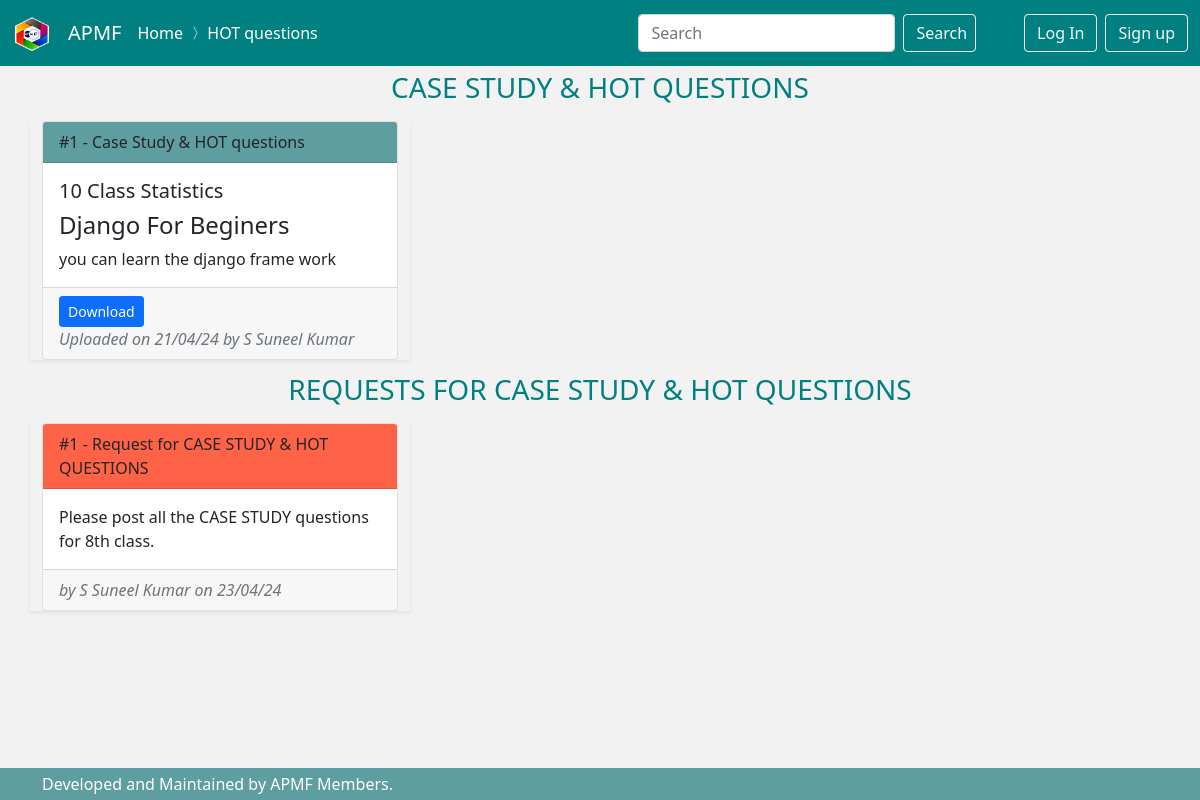
The app's page /hots/list/ with its own data.
### hots/models.py (models this page shows, shortened)
class Hot(Item):
    chapter = models.CharField(max_length=50, blank=True)
    title = models.CharField(max_length=50)
    class Meta:
        verbose_name = 'Case study & hot question'
        verbose_name_plural = 'Case study & hot questions'
        ordering = ['-standard']

### users/models.py (models this page shows, shortened)
class MyUser(AbstractBaseUser):
    email=models.EmailField(
        verbose_name ='email address',
        max_length = 255,
        unique = True,
    )
    phone_number = models.CharField(max_length=10, validators=[RegexValidator(regex='^(\+?\d{1,3})?[-.\s]?\(?\d{3}\)?[-.\s]?\d{3}[-.\s]?\d{4}$')])
    name = models.CharField(max_length=50)
    is_active = models.BooleanField(default=True)
    is_admin = models.BooleanField(default=False)
    objects = MyUserManager()
    USERNAME_FIELD = 'email'
    REQUIRED_FIELDS = ['phone_number', 'name']

### requestitem/models.py (models this page shows, shortened)
class Message(models.Model):
    REQUEST_CHOICES = (
        ('text_book','TEXT BOOK'),
        ('other_book','OTHER BOOK'),
        ('lesson_plan','LESSON PLAN'),
        ('project','PROJECT WORK'),
        ('question_paper','QUESTION PAPER'),
        ('notes','TEACHING NOTES'),
        ('solutions', 'SOLUTIONS'),
        ('ppt','PPTs'),
        ('teaching_video','TEACHING VIDEOS'),
        ('other_video','OTHER VIDEOS'),
        ('worksheet','WORKSHEETS'),
        ('mcq','MCQs'),
        ('examplar_math', 'EXAMPLAR MATHS'),
        ('nmms_material','NMMS MATERIAL'),
        ('nmms_question_paper','NMMS QUESTION PAPER'),
        ('ict','ICT AND SIMULATIONS'),
        ('ifp_usage','IFP USAGE VIDEO'),
        ('teacher_hand_book','TEACHER HAND BOOKS'),
        ('tlm_photos','TLM PHOTOS'),
        ('lab_manuals','LAB MANUALS'),
        ('keys','PRINCIPLES OF VALUATION / KEYS'),
        ('hot','CASE STUDY & HOT QUESTIONS'),
        ('mind_maps','MIND MAPS'),
        ('quiz', 'QUIZZES'),
        ('other','OTHERS'),
    )
    request_for = models.CharField(max_length=100, choices=REQUEST_CHOICES)
    message = models.TextField('your message')
    name = models.CharField(max_length=100)
    phone_number = models.CharField(max_length=10, blank=True, validators=[RegexValidator(regex='^(\+?\d{1,3})?[-.\s]?\(?\d{3}\)?[-.\s]?\d{3}[-.\s]?\d{4}$')])
    date_added = models.DateTimeField(auto_now_add=True)
    class Meta:
        ordering = ['date_added']
        verbose_name = 'Teahcers request'
        verbose_name_plural = 'Teachers requests'

### hots/views.py (the view)
# urls.py: path('list/', views.HotListView.as_view(), name = 'hot_list'),
class HotListView(generic.ListView):
    model = Hot
    context_object_name = 'hots'
    template_name='hots/list.html'
    def get_context_data(self, **kwargs):
        context = super().get_context_data(**kwargs)
        context['requests'] = Message.objects.filter(request_for = 'hot')
        return context

### hots/templates/hots/list.html (shortened to what this page needs)
{% extends "dashboard/base.html" %}
{% load static %}
{% load crispy_forms_tags %}
{% block navigation %}
<span class="navbar-text" >
  <a href="{% url "home" %}" style ="text-decoration:none">Home</a>
  <i class="bi bi-chevron-compact-right"></i>
  <a href="#" style ="text-decoration:none">HOT questions</a>
</span>
{% endblock navigation %}
{% block content %}
<div class="container mb-2">
    <h3 style="margin-top:5px; text-align: center; color:teal">CASE STUDY & HOT QUESTIONS</h3>
</div>
<div class="container ">
    <div class="row gy-3">
        {% for hot in hots  %}
        <div class="col-sm-12 col-md-6 col-lg-4 col-xl-4 col-xxl-4 shadow-sm">
                <div class="card h-100 box-shadow">
                    <div class="card-header" style="background-color: cadetblue;">
                      #{{forloop.counter}} - Case Study & HOT questions
                    </div>
                    <div class="card-body">
                      <h5 class="card-title">{{hot.standard}} Class {{hot.chapter|capfirst}}</h5>
                      <h4 class="card-title">{{hot.title|title}}</h4>
                      <p class="card-text">{{hot.description}}</p>
                    </div>
                    <div class="card-footer text-muted">
                        <div class="btn-group-justified ">
                        <a href="{{hot.file.url}}" class="btn btn-primary btn-sm">Download</a>
                        </div>
                      <em class="">Uploaded on {{hot.date_added|date:'d/m/y'}} by {{hot.uploaded_by.name|title}}</em>
                    </div>
                  </div>
        </div>
        {% empty %}
        <h5 class="mt-5 text-center">Sorry, at present we have nothing here.</h5>
        {% endfor %}
    </div>
</div>
   {% include "dashboard/request.html" %}
{% endblock content %}

### dashboard/templates/dashboard/request.html
{% if requests %}
<div class="container mb-2 mt-2">
  <h3 style="margin-top:5px; text-align: center; color:teal">REQUESTS FOR {{requests.0.get_request_for_display}}</h3>
</div>
<div class="container ">
  <div class="row gy-3">
      {% for  request in requests  %}
      <div class="col-sm-12 col-md-6 col-lg-4 col-xl-4 col-xxl-4 shadow-sm">
              <div class="card h-100 box-shadow">
                  <div class="card-header" style="background-color:tomato;">
                    #{{forloop.counter}} - Request for {{request.get_request_for_display}}
                  </div>
                  <div class="card-body">
                    <p class="card-text">{{request.message}}</p>
                  </div>
                  <div class="card-footer text-muted">
                    <em class="">by {{request.name}}  on {{request.date_added|date:'d/m/y'}}</em>
                  </div>
                </div>
      </div>
      {% endfor %}
  </div>
</div>
{% endif %}

### records on screen
Hot: standard "10", chapter "Statistics", title "Django For Beginers", description "you can learn the django frame work", date_added "21/04/24", uploaded_by.name "S Suneel Kumar"
Message: request_for "CASE STUDY & HOT QUESTIONS", message "Please post all the CASE STUDY questions for 8th class.", name "S Suneel Kumar", date_added "23/04/24"
